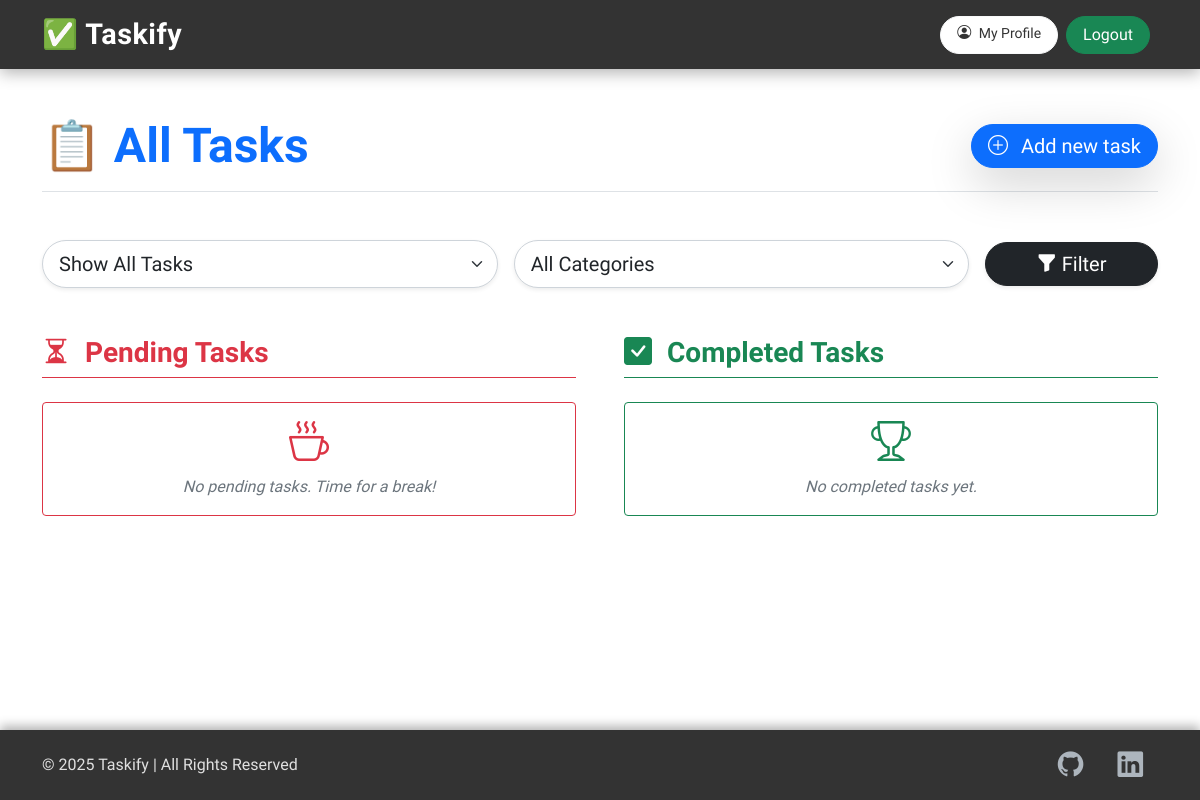
The app's page / (signed in), older data.
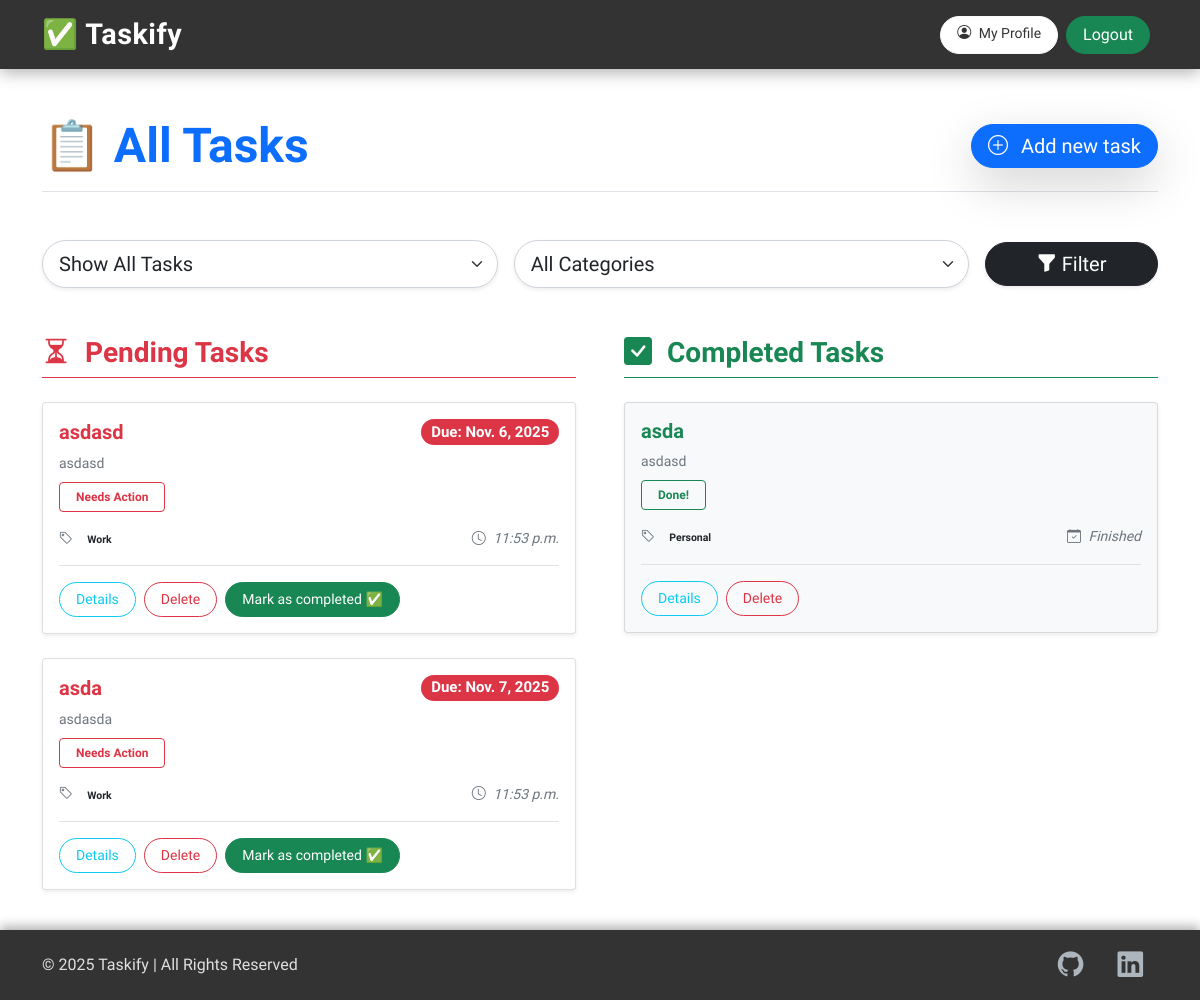
The same page, newer data.
### task_app/models.py (models this page shows, shortened)
class Task(models.Model):
    STATUS = [
        ('pending', 'Pending'),
        ('completed', 'Completed'),
    ]
    CATEGORY = [
        ('work', 'Work'),
        ('personal', 'Personal'),
        ('other', 'Other'),
    ]
    title = models.CharField(max_length=100)
    description = models.TextField()
    due_date = models.DateField()
    due_time = models.TimeField()
    status = models.CharField(max_length=100, choices = STATUS, default='pending')                  # choices = STATUS -> kon STATUS choice hobe? Pending/Completed [by default pending]
    category = models.CharField(max_length=100, choices = CATEGORY)                           # choices = CATEGORY -> kon CATEGORY choice hobe? Work/Personal/Other
    is_completed = models.BooleanField(default=False)                                # initially every task will be pending, so not completed
    user = models.ForeignKey(User, on_delete=models.CASCADE)                         # 1 to many relationship

### task_app/views.py (the view)
# urls.py: path('', views.task_list, name='task_list'),
@login_required
def task_list(request):
    status_filter = request.GET.get('status','all')                         # by default all the task's status will be seen
    category_filter = request.GET.get('category','all')                     # by default all the task's category will be seen
    tasks = Task.objects.filter(user = request.user)                          # the specific user will see only his tasks; not all the tasks
    if status_filter != 'all':
        tasks = tasks.filter(is_completed = (status_filter == 'completed'))
    if category_filter != 'all':
        tasks = tasks.filter(category = category_filter)
    completed_tasks = tasks.filter(is_completed = True)
    pending_tasks = tasks.filter(is_completed = False)
    return render(request,'task_list.html',{
        'completed_tasks' : completed_tasks,
        'pending_tasks' : pending_tasks,
        'status_filter' : status_filter,
        'category_filter' : category_filter
    })

### task_app/templates/task_list.html (shortened to what this page needs)
{% extends "base.html" %}
{% block content %}
<div class="d-flex align-items-center mb-5 border-bottom pb-3">
    <h1 class="display-5 fw-bolder text-primary mb-0 me-auto">📋 All Tasks</h1>
    <a href="{% url 'task_create' %}" class="btn btn-primary btn-lg shadow-lg">
        <i class="bi bi-plus-circle me-2"></i> Add new task
    </a>
</div>
<form method="get" class="mb-5">
    <div class="row g-3 align-items-center">
      <div class="col-6 col-md-5">
          <select name="status" class="form-select form-select-lg rounded-pill shadow-sm">
              <option value="all" {% if status_filter == 'all' %}selected{% endif %}>Show All Tasks</option>
          </select>
      </div>
      <div class="col-6 col-md-5">
          <select name="category" class="form-select form-select-lg rounded-pill shadow-sm">
              <option value="all" {% if category_filter == 'all' %}selected{% endif %}>All Categories</option>
          </select>
      </div>
      <div class="col-12 col-md-2">
          <button type="submit" class="btn btn-dark btn-lg w-100 rounded-pill shadow-sm">
              <i class="bi bi-funnel-fill"></i> Filter
          </button>
      </div>
    </div>
</form>
<div class="container-fluid px-0">
    <div class="row g-5">
        <div class="col-lg-6">
            <h3 class="text-danger mb-4 fw-bold pb-2 border-bottom border-danger">
                <i class="bi bi-hourglass-split me-2"></i> Pending Tasks
            </h3>
            <div class="row g-4">
                {% for task in pending_tasks %}
                <div class="col-12">
                    <div class="card border-1 bg-info-subtle shadow-sm h-100 rounded-4 task-hover-effect">
                        <div class="card-body">
                            <h5 class="card-title fw-bolder text-danger d-flex justify-content-between align-items-center">
                                {{ task.title }}
                                <small class="badge bg-danger text-white rounded-pill ms-2">Due: {{ task.due_date }}</small>
                            </h5>
                            <p class="card-text small text-muted mb-2">
                                {{ task.description|truncatewords:15 }}
                            </p>
                            <span class="badge bg-danger-subtle text-danger border border-danger mb-2 px-3 py-2 fw-bold">
                                Needs Action
                            </span>
                            <div class="d-flex justify-content-between align-items-center mb-3 mt-2">
                                <small class="text-secondary">
                                    <i class="bi bi-tag me-1"></i>
                                    <span class="badge bg-secondary-subtle text-dark">{{ task.get_category_display }}</span>
                                </small>
                                <small class="text-secondary fst-italic">
                                    <i class="bi bi-clock me-1"></i> {{ task.due_time }}
                                </small>
                            </div>
                            <div class="d-flex gap-2 mt-3 border-top pt-3">
                                <a href="{% url 'task_details' task.id %}" class="btn btn-outline-info btn-sm rounded-pill">Details</a>
                                <a href="{% url 'task_delete' task.id %}" class="btn btn-outline-danger btn-sm rounded-pill">Delete</a>
                                <a href="{% url 'task_mark_completed' task.id %}" class="btn btn-success btn-sm rounded-pill">Mark as completed ✅</a>
                            </div>
                        </div>
                    </div>
                </div>
                {% empty %}
                <div class="col-12">
                    <div class="alert alert-light text-center border-danger bg-white" role="alert">
                        <i class="bi bi-cup-hot display-6 text-danger"></i>
                        <p class="mb-0 mt-2 text-muted fst-italic">No pending tasks. Time for a break!</p>
                    </div>
                </div>
                {% endfor %}
            </div>
        </div>
        <div class="col-lg-6">
            <h3 class="text-success mb-4 fw-bold pb-2 border-bottom border-success">
                <i class="bi bi-check-square-fill me-2"></i> Completed Tasks
            </h3>
            <div class="row g-4">
                {% for task in completed_tasks %}
                <div class="col-12">
                    <div class="card border-1 bg-light shadow-sm h-100 rounded-4 task-hover-effect">
                        <div class="card-body">
                          <h5 class="card-title fw-bolder text-success">{{ task.title }}</h5>
                          <p class="card-text small text-muted mb-2">
                              {{ task.description|truncatewords:15 }}
                          </p>
                          <span class="badge bg-success-subtle text-success border border-success mb-2 px-3 py-2 fw-bold">
                              Done!
                          </span>
                          <div class="d-flex justify-content-between align-items-center mb-3 mt-2">
                              <small class="text-secondary">
                                  <i class="bi bi-tag me-1"></i>
                                  <span class="badge bg-secondary-subtle text-dark">{{ task.get_category_display }}</span>
                              </small>
                              <small class="text-secondary fst-italic">
                                  <i class="bi bi-calendar-check me-1"></i> Finished
                              </small>
                          </div>
                          <div class="d-flex gap-2 mt-3 border-top pt-3">
                              <a href="{% url 'task_details' task.id %}" class="btn btn-outline-info btn-sm rounded-pill">Details</a>
                              <a href="{% url 'task_delete' task.id %}" class="btn btn-outline-danger btn-sm rounded-pill">Delete</a>
                          </div>
                        </div>
                    </div>
                </div>
                {% empty %}
                <div class="col-12">
                    <div class="alert alert-light text-center border-success bg-white" role="alert">
                        <i class="bi bi-trophy display-6 text-success"></i>
                        <p class="mb-0 mt-2 text-muted fst-italic">No completed tasks yet.</p>
                    </div>
                </div>
                {% endfor %}
            </div>
        </div>
    </div>
</div>
{% endblock %}

### templates/base.html (shortened to what this page needs)
<!DOCTYPE html>
<html lang="en">
<head>
    <link href="https://cdn.jsdelivr.net/npm/bootstrap@5.0.2/dist/css/bootstrap.min.css" rel="stylesheet"
>
    <link rel="stylesheet" href="https://cdn.jsdelivr.net/npm/bootstrap-icons@1.10.5/font/bootstrap-icons.css">
</head>
<body>
    <nav class="navbar navbar-expand-lg navbar-dark stylish-navbar">
        <div class="container">
            <a class="navbar-brand" href="{% url 'task_list' %}">✅ Taskify</a>
            <div class="d-flex">
                {% if user.is_authenticated %}
                <a href="{% url 'profile' %}" class="btn btn-light btn-sm me-2">
                    <i class="bi bi-person-circle me-1"></i> My Profile
                </a>
                <form method="post" action="{% url 'logout' %}">
                    <button type="submit" class="btn btn-success me-2">Logout</button>
                </form>
                {% else %}
                <a href="{% url 'login' %}" class="btn btn-success me-2">Login</a>
                <a href="{% url 'register' %}" class="btn btn-light">Sign Up</a>
                {% endif %}
            </div>
        </div>
    </nav>
    <main class="container mt-5">
        {% block content %}
        {% endblock %}
    </main>
    <footer class="text-center text-lg-start">
        <div class="container">
            <div class="row align-items-center">
                <div class="col-md-6 text-md-start mb-3 mb-md-0">
                    <p class="mb-0">&copy; 2025 Taskify | All Rights Reserved</p>
                </div>
                <div class="col-md-6 text-md-end footer-social">
                    <a href="https://github.com/nabil0203"><i class="bi bi-github"></i></a>
                    <a href="https://www.linkedin.com/in/nabil0203"><i class="bi bi-linkedin"></i></a>
                </div>
            </div>
        </div>
    </footer>
</body>
</html>

### templates/base.html (style rules this page uses)
:root { --bs-primary: #333333; --bs-secondary: #C49A6C; }
body { font-family: 'Ubuntu', sans-serif; background-color: #FFFFFF; min-height: 100vh; display: flex; flex-direction: column; }
main.container { flex-grow: 1; margin-bottom: 40px; }
.stylish-navbar { background-color: var(--bs-primary) !important; backdrop-filter: blur(10px); box-shadow: 0 4px 15px rgba(0, 0, 0, 0.3); border-bottom-left-radius: 0; border-bottom-right-radius: 0; position: sticky; top: 0; z-index: 1030; }
.navbar-brand { font-size: 1.8rem; font-weight: 700; letter-spacing: 0.5px; color: #fff !important; }
.btn { border-radius: 25px; padding: 6px 16px; transition: 0.3s; font-weight: 500; }
.btn-light { background-color: #fff !important; color: var(--bs-primary) !important; }
footer { background-color: var(--bs-primary); color: #e0e0e0; border-top-left-radius: 0; border-top-right-radius: 0; padding: 1rem; box-shadow: 0 -4px 10px rgba(0, 0, 0, 0.3); margin-top: auto; }
footer a { color: #adb5bd; text-decoration: none; transition: color 0.3s, transform 0.3s; }
.footer-social i { font-size: 1.6rem; margin: 0 15px; transition: 0.3s; }

Row changes from the older to the newer data that the page shows:
added Task: title "asdasd", due_date "Nov. 6, 2025", description "asdasd", category "Work", due_time "11:53 p.m.", shown under "Pending Tasks"
added Task: title "asda", due_date "Nov. 7, 2025", description "asdasda", category "Work", due_time "11:53 p.m.", shown under "Pending Tasks"
added Task: title "asda", description "asdasd", category "Personal", shown under "Completed Tasks"
Text that changed along with them:
text no longer shown: "No pending tasks. Time for a break! No completed tasks yet."
